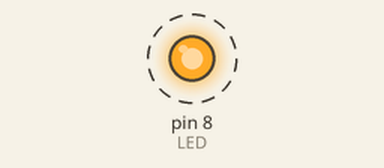
A sketch run on a simulated Arduino Uno, built with avr-gcc and run on an emulated ATmega328P. On the bench: output pins drawn as LEDs (lit = HIGH). Dashed ring = blinking.

Above: at 0.5 s.
Timing chart, 0 to 4.6 s (numbered marks = the images above):
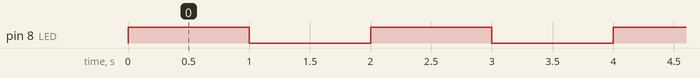

Measured:
- by itself, pin 8 (LED): alternates HIGH for 1.0 s and LOW for 1.0 s

The sketch:

led_blinkt.ino
```cpp
/* Projekt erstellt durch Angel Jesús Bogajo.
   Eine LED, die jede Sekunde blinkt.
   Widerstandwert: 220 Ohm in Reihe mit der Kathode.
   LED-Farbe: Gelb
   Board: Arduino UNO
*/

int LED = 8;     // Variabel "LED" für digitalen Pin 8

void setup(){
  pinMode(LED,OUTPUT);    // Led ist ein Ausgang
  digitalWrite(LED,LOW);  // Led startet aus
}


void loop(){
  digitalWrite(LED,HIGH);  // Led an
  delay(1000);             // bleibt 1 Sekunde an
  digitalWrite(LED,LOW);   // Led aus
  delay(1000);             // bleibt 1 Sekunde aus
}
```
